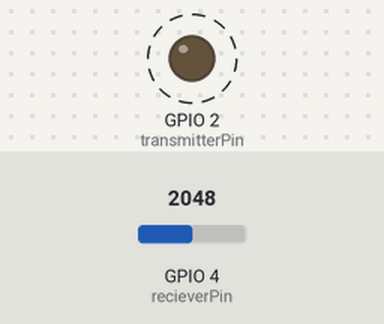
Simulated run of this sketch. Board: ESP32. Parts: output pins drawn as LEDs (lit = HIGH). Dashed ring = blinking. The test bench sets the inputs (shaded band); at power-on: GPIO 4 (recieverPin) = 2048. What the sketch prints to the serial monitor is not drawn.

Above: at 1.3 s.
Timing chart, 0 to 4.0 s (numbered marks = the images above):
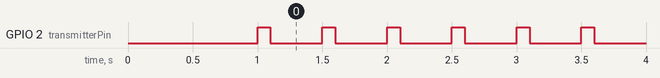

The sketch:

testv1.ino
```cpp
#include <AsyncUDP.h>

#include <Arduino.h>
#include "esp32-hal.h"
// It's all part of the SFM (Sheer Fu**ing Magic)

const int PWM_CHANNEL = 0;    // ESP32 has 16 channels which can generate 16 independent waveforms
const int PWM_FREQ = 40000;     // Recall that Arduino Uno is ~490 Hz. Official ESP32 example uses 5,000Hz
const int PWM_RESOLUTION = 8; // We'll use same resolution as Uno (8 bits, 0-255) but ESP32 can go up to 16 bits
const int MAX_DUTY_CYCLE = (int)(pow(2, PWM_RESOLUTION) - 1);

const int transmitterPin = 2;
const int recieverPin = 4;

int recieveValue = 5000;

void setup() {
  // put your setup code here, to run once:
  Serial.begin(115200);
  delay(1000);

  ledcSetup(PWM_CHANNEL, PWM_FREQ, PWM_RESOLUTION);
  ledcAttachPin(transmitterPin, PWM_CHANNEL);

}

void loop() {
  // put your main code here, to run repeatedly:
  ledcWrite(PWM_CHANNEL, MAX_DUTY_CYCLE);
  digitalWrite(2,HIGH);
  delay(100);
  recieveValue = analogRead(recieverPin);
  Serial.println(recieveValue);
  digitalWrite(transmitterPin,LOW);
  digitalWrite(2,LOW);
  delay(400);
}
```

Measured:
- by itself, GPIO 2 (transmitterPin): alternates HIGH for 0.10 s and LOW for 0.40 s
